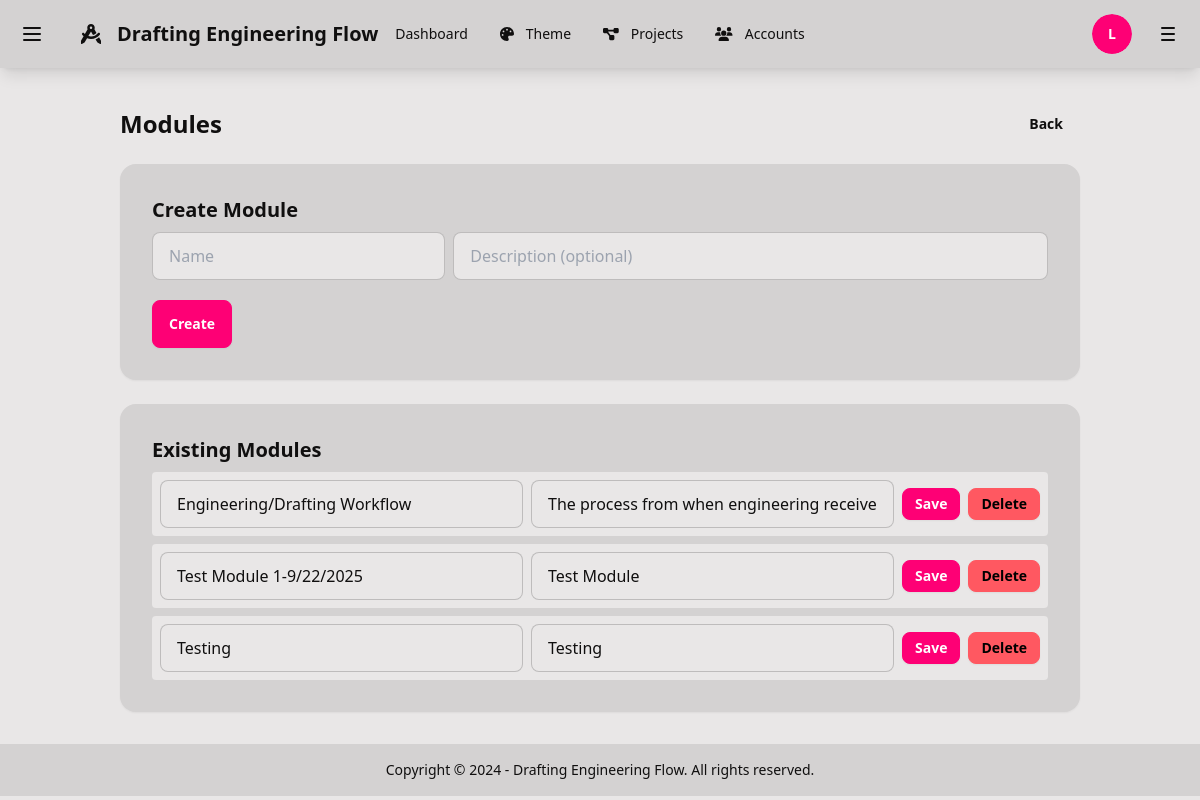
Page /process-creator/modules/ (signed in) on the earlier database version.
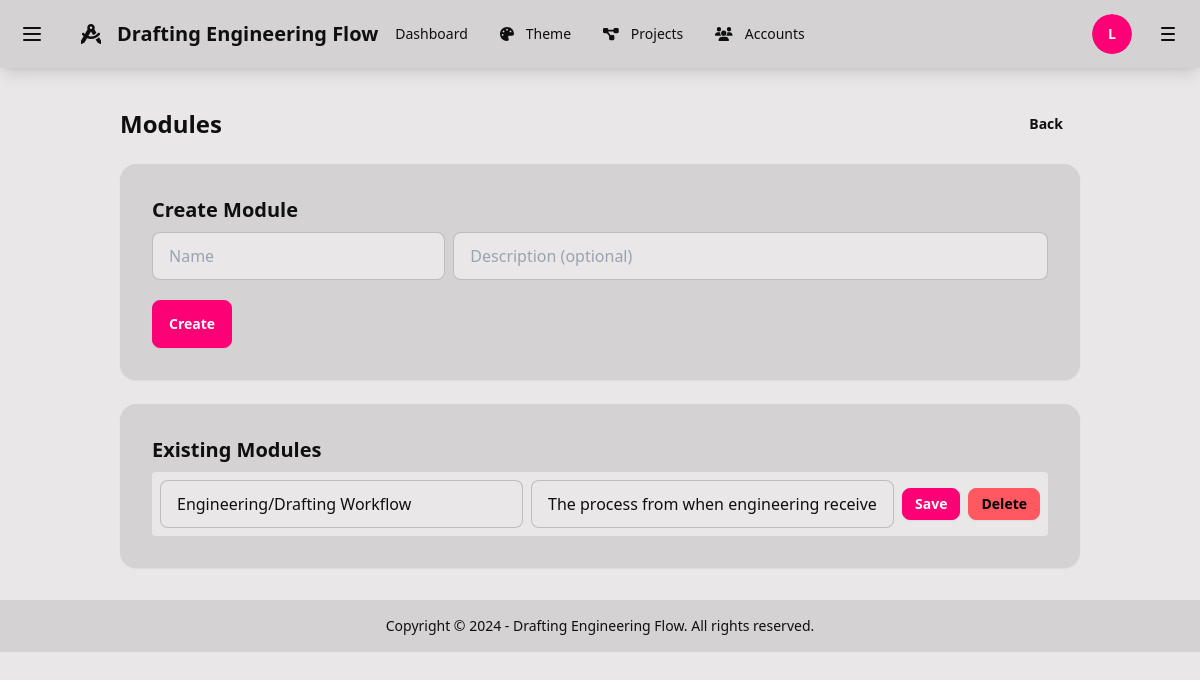
Same page on the later database version.
### process_creator/models.py (models this page shows, shortened)
class Module(models.Model):
    name = models.CharField(max_length=255, unique=True)
    description = models.TextField(blank=True)
    created_at = models.DateTimeField(auto_now_add=True)
    updated_at = models.DateTimeField(auto_now=True)
    class Meta:
        ordering = ["name"]

### process_creator/views.py (the view)
# urls.py: path("modules/", views.module_manage, name="module_manage"),
@login_required
@require_app_access('process_creator', action='view')
def module_manage(request):
    modules = Module.objects.all().order_by('name')
    return render(request, 'process_creator/modules.html', {"modules": modules})

### rbac/context_processors.py (called while the page is built)
def rbac_context(request):
    context = {}
    if request.user.is_authenticated:
        context.update({
            'user_accessible_apps': get_user_accessible_apps(request.user),
            'user_roles': get_user_roles(request.user),
        })
    else:
        context.update({
            'user_accessible_apps': [],
            'user_roles': [],
        })
    return context

### rbac/utils.py (called while the page is built, shortened)
def has_app_access(user, app_name, action='view'):
    if not user or not user.is_authenticated:
        return False
    try:
        app_access = AppAccess.objects.get(app_name=app_name)
        if not app_access.is_enabled:
            return False
    except AppAccess.DoesNotExist:
        return False
    if user.is_superuser:
        return True

def check_app_access(user, app_name, action='view'):
    if not has_app_access(user, app_name, action):
        log_access_attempt(user, app_name, action, success=False,
                          error_message=f"Access denied for {action} on {app_name}")
        raise PermissionDenied(f"You don't have permission to {action} {app_name}")

### process_creator/templates/process_creator/modules.html (shortened to what this page needs)
{% extends 'base.html' %}
{% block content %}
<div class="max-w-5xl mx-auto px-2 sm:px-4">
  <div class="flex items-center justify-between mb-4">
    <h1 class="text-2xl font-bold">Modules</h1>
    <a href="{% url 'process_creator:list' %}" class="btn btn-ghost">Back</a>
  </div>
  <div class="card bg-base-200 shadow-sm mb-6">
    <div class="card-body">
      <h2 class="card-title">Create Module</h2>
      <div class="grid grid-cols-1 md:grid-cols-3 gap-2">
        <input id="new-name" class="input input-bordered" placeholder="Name" />
        <input id="new-desc" class="input input-bordered md:col-span-2" placeholder="Description (optional)" />
      </div>
      <div class="mt-3">
        <button id="create-btn" class="btn btn-primary">Create</button>
      </div>
    </div>
  </div>
  <div class="card bg-base-200 shadow-sm">
    <div class="card-body">
      <h2 class="card-title">Existing Modules</h2>
      <div id="list" class="space-y-2">
        {% for m in modules %}
        <div class="flex flex-col md:flex-row items-stretch md:items-center gap-2 p-2 bg-base-100 rounded">
          <input class="input input-bordered flex-1 name" value="{{ m.name }}" />
          <input class="input input-bordered flex-1 desc" value="{{ m.description }}" placeholder="Description" />
          <div class="flex gap-2">
            <button class="btn btn-sm btn-primary" data-action="save" data-id="{{ m.id }}">Save</button>
            <button class="btn btn-sm btn-error" data-action="delete" data-id="{{ m.id }}">Delete</button>
          </div>
        </div>
        {% empty %}
        <div class="text-sm opacity-70">No modules yet.</div>
        {% endfor %}
      </div>
    </div>
  </div>
</div>
{% endblock %}

Differences in the rows shown:
removed Module: name "Test Module 1-9/22/2025", description "Test Module"
removed Module: name "Testing", description "Testing"
